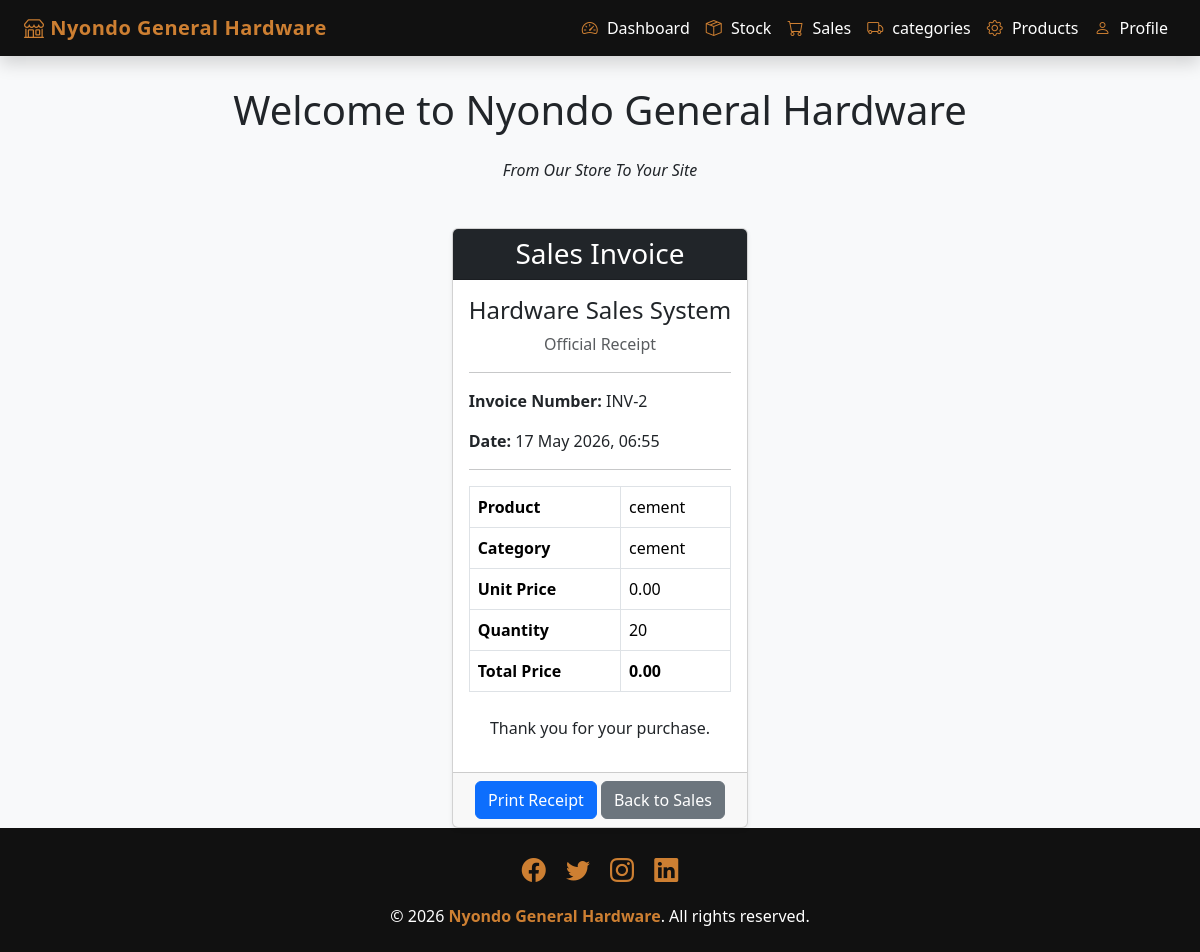
The app's page /sales/sales/2/invoice/ with its own data.
### salesapp/models.py (models this page shows, shortened)
class Sales(models.Model):
    product_name = models.ForeignKey(Product, on_delete=models.CASCADE)
    quantity = models.PositiveIntegerField()
    total_price = models.DecimalField(max_digits=100, decimal_places=2)
    sale_date = models.DateTimeField(auto_now_add=True)

class Product(models.Model):
    category_name = models.ForeignKey(Category, on_delete=models.CASCADE)
    product_name = models.CharField(max_length=100)
    unit_price = models.DecimalField(max_digits=100, decimal_places=2, default=0)
    selling_price = models.DecimalField(max_digits=100, decimal_places=2, default=0)
    description = models.TextField(blank=True)

class Category(models.Model):
    category_name = models.CharField(max_length=100, unique=True)
    slug = models.SlugField(unique=True)

### salesapp/views.py (the view)
# urls.py: path("sales/<int:sale_id>/invoice/", views.invoice, name="invoice"),
def invoice(request, sale_id):
    sale = get_object_or_404(Sales, id=sale_id)
    return render(request, "invoice.html", {"sale": sale})

### salesapp/templates/invoice.html
{% extends 'base.html' %}
{% block content %}
<div class="card shadow-sm mx-auto" style="max-width: 700px;">
    <div class="card-header bg-dark text-white text-center">
        <h3 class="mb-0">Sales Invoice</h3>
    </div>
    <div class="card-body">
        <h4 class="text-center">Hardware Sales System</h4>
        <p class="text-center text-muted">Official Receipt</p>
        <hr>
        <p><strong>Invoice Number:</strong> INV-{{ sale.id }}</p>
        <p><strong>Date:</strong> {{ sale.sale_date|date:"j F Y, H:i" }}</p>
        <hr>
        <table class="table table-bordered">
            <tr>
                <th>Product</th>
                <td>{{ sale.product_name.product_name }}</td>
            </tr>
            <tr>
                <th>Category</th>
                <td>{{ sale.product_name.category_name.category_name }}</td>
            </tr>
            <tr>
                <th>Unit Price</th>
                <td>{{ sale.product_name.unit_price }}</td>
            </tr>
            <tr>
                <th>Quantity</th>
                <td>{{ sale.quantity }}</td>
            </tr>
            <tr>
                <th>Total Price</th>
                <td><strong>{{ sale.total_price }}</strong></td>
            </tr>
        </table>
        <p class="text-center mt-4">Thank you for your purchase.</p>
    </div>
    <div class="card-footer text-center no-print">
        <button onclick="window.print()" class="btn btn-primary">Print Receipt</button>
        <a href="{% url 'home' %}" class="btn btn-secondary">Back to Sales</a>
    </div>
</div>
{% endblock %}

### salesapp/templates/base.html (style rules this page uses)
:root { --black: #111111; --bronze: #cd7f32; --white: #ffffff; --light-bg: #f8f9fa; }
body { background-color: var(--light-bg); min-height: 100vh; display: flex; flex-direction: column; }

### records on screen
Sales: id "2", sale_date "17 May 2026, 06:55", product_name.product_name "cement", product_name.category_name.category_name "cement", product_name.unit_price "0.00", quantity "20", total_price "0.00"
